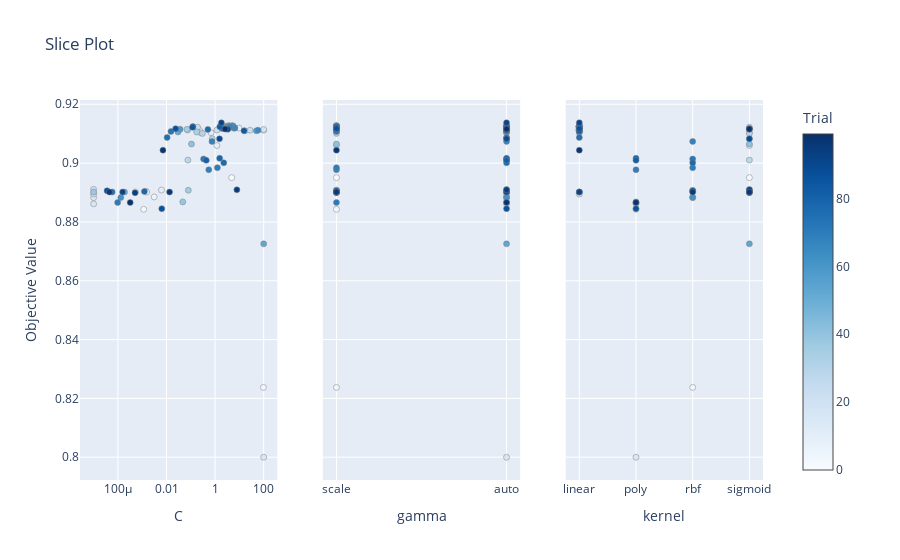

The cell this chart's notebook holds for it:
### Code cell
optuna.visualization.plot_slice(study)

### Figure 1 — Plotly figure (JSON) as saved in the notebook; plotly's stock layout.template omitted (floating-point values rounded to 4 significant figures)
{"data": [{"marker": {"color": [0, 1, 2, 3, 4, 5, 6, 7, 8, 9, 10, 11, 12, 13, 14, 15, 16, 17, 18, 19, 20, 21, 22, 23, 24, 25, 26, 27, 28, 29, 30, 31, 32, 33, 34, 35, 36, 37, 38, 39, 40, 41, 42, 43, 44, 45, 46, 47, 48, 49, 50, 51, 52, 53, 54, 55, 56, 57, 58, 59, 60, 61, 62, 63, 64, 65, 66, 67, 68, 69, 70, 71, 72, 73, 74, 75, 76, 77, 78, 79, 80, 81, 82, 83, 84, 85, 86, 87, 88, 89, 90, 91, 92, 93, 94, 95, 96, 97, 98, 99], "colorbar": {"title": {"text": "Trial"}, "x": 1, "xpad": 40}, "colorscale": [[0, "rgb(247,251,255)"], [0.125, "rgb(222,235,247)"], [0.25, "rgb(198,219,239)"], [0.375, "rgb(158,202,225)"], [0.5, "rgb(107,174,214)"], [0.625, "rgb(66,146,198)"], [0.75, "rgb(33,113,181)"], [0.875, "rgb(8,81,156)"], [1, "rgb(8,48,107)"]], "line": {"color": "Grey", "width": 0.5}, "showscale": true}, "mode": "markers", "name": "Feasible Trial", "showlegend": false, "type": "scatter", "x": [0.235, 4.823, 0.001155, 0.0005247, 97.49, 0.001443, 0.003109, 0.001524, 9.621, 1.182, 0.006197, 0.6826, 3.705, 1e-05, 99.88, 100, 1e-05, 0.2523, 100, 1e-05, 1e-05, 1.191, 17.14, 27.75, 0.1898, 3.586, 4.336, 0.07411, 0.07585, 0.7653, 0.2998, 4.378, 4.779, 0.1745, 4.456, 0.06986, 0.07908, 3.236, 1e-05, 0.04676, 2.789, 0.1062, 4.741, 3.018, 5.327, 5.77, 3.438, 5.621, 0.0001877, 2.79, 2.955, 0.02981, 5.396, 100, 5.187, 4.142, 49.9, 2.878, 0.03636, 6.238, 2.491, 5.501, 0.0001315, 5.143, 4.001, 58.72, 6.512, 4.011, 0.7452, 0.5489, 1.243, 9.739e-05, 0.3354, 0.01529, 5.8e-05, 0.01059, 0.505, 2.272, 0.001233, 1.539, 1.97, 0.4335, 0.1217, 1.564, 15.49, 0.1179, 0.006391, 0.02375, 3.579e-05, 1.521, 3.313, 1.813, 0.0001562, 0.0005085, 7.877, 0.01337, 4.471e-05, 0.00714, 0.0003201, 2.591], "xaxis": "x", "y": [0.9111, 0.8951, 0.8843, 0.8902, 0.8237, 0.8904, 0.8885, 0.8902, 0.9119, 0.906, 0.8908, 0.9103, 0.9128, 0.8883, 0.9112, 0.8, 0.8862, 0.9103, 0.9114, 0.8911, 0.8895, 0.9112, 0.911, 0.9112, 0.9122, 0.9124, 0.9124, 0.9113, 0.901, 0.9083, 0.9101, 0.9124, 0.9126, 0.9106, 0.9124, 0.9115, 0.8908, 0.9126, 0.8901, 0.8868, 0.9124, 0.9065, 0.9126, 0.9121, 0.9126, 0.9119, 0.9124, 0.9124, 0.8901, 0.9124, 0.9124, 0.9106, 0.9126, 0.8725, 0.9126, 0.9124, 0.911, 0.9121, 0.9115, 0.9119, 0.9121, 0.9126, 0.8883, 0.9126, 0.9124, 0.9112, 0.9119, 0.9124, 0.9074, 0.8977, 0.8985, 0.8866, 0.9014, 0.9108, 0.8902, 0.9087, 0.9115, 0.9001, 0.8904, 0.9016, 0.9118, 0.9009, 0.9124, 0.9123, 0.911, 0.9122, 0.8845, 0.9117, 0.8906, 0.9083, 0.9115, 0.9137, 0.8902, 0.8899, 0.8909, 0.8901, 0.8901, 0.9044, 0.8866, 0.9116], "yaxis": "y"}, {"marker": {"color": [0, 1, 2, 3, 4, 5, 6, 7, 8, 9, 10, 11, 12, 13, 14, 15, 16, 17, 18, 19, 20, 21, 22, 23, 24, 25, 26, 27, 28, 29, 30, 31, 32, 33, 34, 35, 36, 37, 38, 39, 40, 41, 42, 43, 44, 45, 46, 47, 48, 49, 50, 51, 52, 53, 54, 55, 56, 57, 58, 59, 60, 61, 62, 63, 64, 65, 66, 67, 68, 69, 70, 71, 72, 73, 74, 75, 76, 77, 78, 79, 80, 81, 82, 83, 84, 85, 86, 87, 88, 89, 90, 91, 92, 93, 94, 95, 96, 97, 98, 99], "colorbar": {"title": {"text": "Trial"}, "x": 1, "xpad": 40}, "colorscale": [[0, "rgb(247,251,255)"], [0.125, "rgb(222,235,247)"], [0.25, "rgb(198,219,239)"], [0.375, "rgb(158,202,225)"], [0.5, "rgb(107,174,214)"], [0.625, "rgb(66,146,198)"], [0.75, "rgb(33,113,181)"], [0.875, "rgb(8,81,156)"], [1, "rgb(8,48,107)"]], "line": {"color": "Grey", "width": 0.5}, "showscale": false}, "mode": "markers", "name": "Feasible Trial", "showlegend": false, "type": "scatter", "x": ["scale", "scale", "scale", "scale", "scale", "scale", "auto", "scale", "auto", "scale", "scale", "auto", "scale", "auto", "scale", "auto", "auto", "auto", "auto", "auto", "auto", "scale", "scale", "auto", "scale", "auto", "scale", "auto", "auto", "auto", "scale", "scale", "auto", "auto", "auto", "scale", "scale", "scale", "scale", "auto", "auto", "scale", "scale", "scale", "auto", "scale", "auto", "auto", "auto", "scale", "auto", "auto", "auto", "auto", "auto", "auto", "scale", "scale", "scale", "auto", "auto", "scale", "auto", "scale", "scale", "auto", "scale", "auto", "auto", "scale", "scale", "scale", "auto", "scale", "scale", "auto", "scale", "auto", "auto", "auto", "auto", "auto", "scale", "auto", "auto", "scale", "auto", "scale", "scale", "auto", "auto", "auto", "auto", "scale", "auto", "scale", "scale", "scale", "auto", "auto"], "xaxis": "x2", "y": [0.9111, 0.8951, 0.8843, 0.8902, 0.8237, 0.8904, 0.8885, 0.8902, 0.9119, 0.906, 0.8908, 0.9103, 0.9128, 0.8883, 0.9112, 0.8, 0.8862, 0.9103, 0.9114, 0.8911, 0.8895, 0.9112, 0.911, 0.9112, 0.9122, 0.9124, 0.9124, 0.9113, 0.901, 0.9083, 0.9101, 0.9124, 0.9126, 0.9106, 0.9124, 0.9115, 0.8908, 0.9126, 0.8901, 0.8868, 0.9124, 0.9065, 0.9126, 0.9121, 0.9126, 0.9119, 0.9124, 0.9124, 0.8901, 0.9124, 0.9124, 0.9106, 0.9126, 0.8725, 0.9126, 0.9124, 0.911, 0.9121, 0.9115, 0.9119, 0.9121, 0.9126, 0.8883, 0.9126, 0.9124, 0.9112, 0.9119, 0.9124, 0.9074, 0.8977, 0.8985, 0.8866, 0.9014, 0.9108, 0.8902, 0.9087, 0.9115, 0.9001, 0.8904, 0.9016, 0.9118, 0.9009, 0.9124, 0.9123, 0.911, 0.9122, 0.8845, 0.9117, 0.8906, 0.9083, 0.9115, 0.9137, 0.8902, 0.8899, 0.8909, 0.8901, 0.8901, 0.9044, 0.8866, 0.9116], "yaxis": "y2"}, {"marker": {"color": [0, 1, 2, 3, 4, 5, 6, 7, 8, 9, 10, 11, 12, 13, 14, 15, 16, 17, 18, 19, 20, 21, 22, 23, 24, 25, 26, 27, 28, 29, 30, 31, 32, 33, 34, 35, 36, 37, 38, 39, 40, 41, 42, 43, 44, 45, 46, 47, 48, 49, 50, 51, 52, 53, 54, 55, 56, 57, 58, 59, 60, 61, 62, 63, 64, 65, 66, 67, 68, 69, 70, 71, 72, 73, 74, 75, 76, 77, 78, 79, 80, 81, 82, 83, 84, 85, 86, 87, 88, 89, 90, 91, 92, 93, 94, 95, 96, 97, 98, 99], "colorbar": {"title": {"text": "Trial"}, "x": 1, "xpad": 40}, "colorscale": [[0, "rgb(247,251,255)"], [0.125, "rgb(222,235,247)"], [0.25, "rgb(198,219,239)"], [0.375, "rgb(158,202,225)"], [0.5, "rgb(107,174,214)"], [0.625, "rgb(66,146,198)"], [0.75, "rgb(33,113,181)"], [0.875, "rgb(8,81,156)"], [1, "rgb(8,48,107)"]], "line": {"color": "Grey", "width": 0.5}, "showscale": false}, "mode": "markers", "name": "Feasible Trial", "showlegend": false, "type": "scatter", "x": ["linear", "sigmoid", "poly", "linear", "rbf", "rbf", "rbf", "linear", "linear", "sigmoid", "sigmoid", "linear", "linear", "rbf", "linear", "poly", "poly", "sigmoid", "linear", "sigmoid", "linear", "linear", "linear", "linear", "sigmoid", "linear", "linear", "linear", "sigmoid", "sigmoid", "sigmoid", "linear", "linear", "linear", "linear", "linear", "rbf", "linear", "sigmoid", "poly", "linear", "sigmoid", "linear", "linear", "linear", "linear", "linear", "linear", "sigmoid", "linear", "linear", "linear", "linear", "sigmoid", "linear", "linear", "linear", "linear", "linear", "linear", "linear", "linear", "rbf", "linear", "linear", "linear", "linear", "linear", "rbf", "poly", "rbf", "poly", "rbf", "linear", "linear", "linear", "linear", "rbf", "sigmoid", "poly", "sigmoid", "poly", "linear", "linear", "linear", "linear", "poly", "linear", "rbf", "sigmoid", "sigmoid", "linear", "linear", "sigmoid", "sigmoid", "rbf", "sigmoid", "linear", "poly", "sigmoid"], "xaxis": "x3", "y": [0.9111, 0.8951, 0.8843, 0.8902, 0.8237, 0.8904, 0.8885, 0.8902, 0.9119, 0.906, 0.8908, 0.9103, 0.9128, 0.8883, 0.9112, 0.8, 0.8862, 0.9103, 0.9114, 0.8911, 0.8895, 0.9112, 0.911, 0.9112, 0.9122, 0.9124, 0.9124, 0.9113, 0.901, 0.9083, 0.9101, 0.9124, 0.9126, 0.9106, 0.9124, 0.9115, 0.8908, 0.9126, 0.8901, 0.8868, 0.9124, 0.9065, 0.9126, 0.9121, 0.9126, 0.9119, 0.9124, 0.9124, 0.8901, 0.9124, 0.9124, 0.9106, 0.9126, 0.8725, 0.9126, 0.9124, 0.911, 0.9121, 0.9115, 0.9119, 0.9121, 0.9126, 0.8883, 0.9126, 0.9124, 0.9112, 0.9119, 0.9124, 0.9074, 0.8977, 0.8985, 0.8866, 0.9014, 0.9108, 0.8902, 0.9087, 0.9115, 0.9001, 0.8904, 0.9016, 0.9118, 0.9009, 0.9124, 0.9123, 0.911, 0.9122, 0.8845, 0.9117, 0.8906, 0.9083, 0.9115, 0.9137, 0.8902, 0.8899, 0.8909, 0.8901, 0.8901, 0.9044, 0.8866, 0.9116], "yaxis": "y3"}], "layout": {"title": {"text": "Slice Plot"}, "xaxis": {"anchor": "y", "domain": [0, 0.2889], "title": {"text": "C"}, "type": "log"}, "xaxis2": {"anchor": "y2", "categoryarray": ["scale", "auto"], "categoryorder": "array", "domain": [0.3556, 0.6444], "title": {"text": "gamma"}, "type": "category"}, "xaxis3": {"anchor": "y3", "categoryarray": ["linear", "poly", "rbf", "sigmoid"], "categoryorder": "array", "domain": [0.7111, 1], "title": {"text": "kernel"}, "type": "category"}, "yaxis": {"anchor": "x", "domain": [0, 1], "title": {"text": "Objective Value"}}, "yaxis2": {"anchor": "x2", "domain": [0, 1], "matches": "y", "showticklabels": false}, "yaxis3": {"anchor": "x3", "domain": [0, 1], "matches": "y", "showticklabels": false}}}
